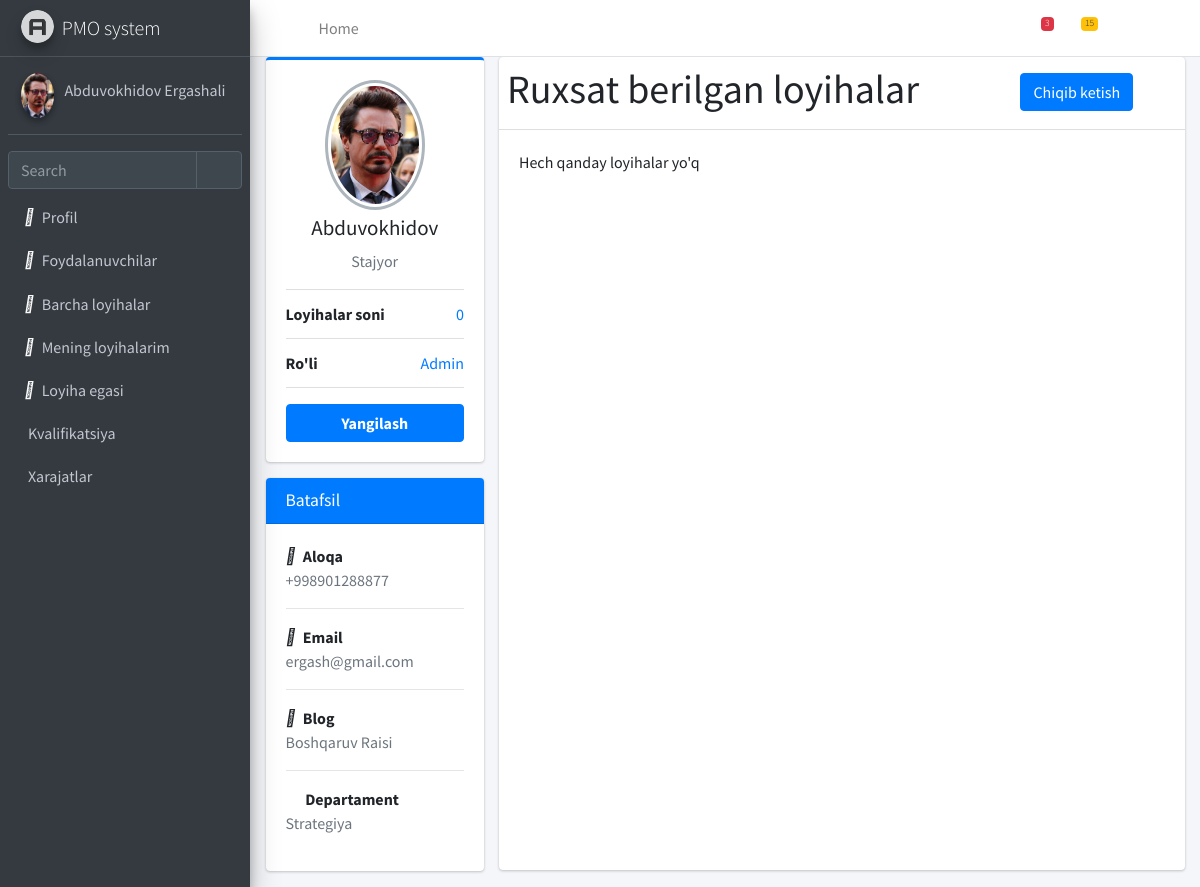
Page /users/profile/ (signed in) on the committed database.
### hodimlar/models.py (models this page shows, shortened)
class User(AbstractUser):
    id = models.UUIDField(primary_key=True, default=uuid.uuid4, editable=False)
    username = models.CharField(max_length=50, unique=True)
    first_name = models.CharField(max_length=100)
    last_name = models.CharField(max_length=100)
    email = models.EmailField(unique=True)
    position = models.CharField(max_length=150)
    role = models.CharField(max_length=150)
    status = models.CharField(max_length=50, default='Active')
    phone = models.CharField(max_length=100)
    avatar = models.ImageField(upload_to='images/',default='human.jpg', max_length=300,blank=True)
    blog = models.CharField(max_length=200, blank=True)
    department = models.CharField(max_length=200,blank=True)
    created_at = models.DateTimeField(auto_now_add=True)
    updated_at = models.DateTimeField(auto_now=True)
    objects = CustomUserManager()
    def get_full_name(self):
        return f"{self.first_name} {self.last_name}"
    def __str__(self):
        return self.username

### hodimlar/views.py (the view)
# urls.py: path('profile/', profileView, name='profile'),
@login_required
def profileView(request):
    if request.user.is_authenticated:
        user = User.objects.get(username=request.user.username)
        print(user)
        return render(request, 'profile.html', {'user': user})

### templates/profile.html
{% extends 'base.html' %}
{% load static %}
{% block content %}
    <section class="content">
        <div class="container-fluid">
            <div class="row">
                <div class="col-md-3">
                    <div class="card card-primary card-outline">
                        <div class="card-body box-profile">
                            <div class="text-center">
                                <img class="profile-user-img img-fluid img-circle"
                                     src="{{ user.avatar.url }}"
                                     alt="User profile picture">
                            </div>
                            <h3 class="profile-username text-center">{{ user.first_name }}</h3>
                            <p class="text-muted text-center">{{ user.position }}</p>
                            <ul class="list-group list-group-unbordered mb-3">
                                <li class="list-group-item">
                                    <b>Loyihalar soni</b> <a class="float-right">0</a>
                                </li>
                                <li class="list-group-item">
                                    <b>Ro'li</b> <a class="float-right">{{ user.role }}</a>
                                </li>
                            </ul>
                            <a href="{% url 'hodimlar:update-user' user.pk %}" class="btn btn-primary btn-block"><b>Yangilash</b></a>
                        </div>
                    </div>
                    <div class="card card-primary">
                        <div class="card-header">
                            <h3 class="card-title">Batafsil</h3>
                        </div>
                        <div class="card-body">
                            <strong><i class="fa-solid fa-phone" style="margin-right: 2%"></i> Aloqa</strong>
                            <p class="text-muted">
                                {{ user.phone }}
                            </p>
                            <hr>
                            <strong><i class="fa-solid fa-envelope" style="margin-right: 2%"></i> Email</strong>
                            <p class="text-muted">{{ user.email }}</p>
                            <hr>
                            <strong><i class="fa-solid fa-building" style="margin-right: 2%"></i> Blog</strong>
                            <p class="text-muted">
                                {{ user.blog }}
                            </p>
                            <hr>
                            <strong><i class="far fa-file-alt mr-1"></i> Departament</strong>
                            <p class="text-muted">{{ user.department }}</p>
                        </div>
                    </div>
                </div>
                <div class="col-md-9">
                    <div class="card" style="height: 98%">
                        <div class="card-header p-2">
                            <div class="row">
                                <div class="col-9">
                                    <h1>Ruxsat berilgan loyihalar</h1>
                                </div>
                                <div class="col-3">
                                    <a class="btn btn-primary mt-2" href="{% url 'hodimlar:logout' %}"> Chiqib ketish</a>
                                </div>
                            </div>
                        </div>
                        <div class="card-body">
                            <div class="tab-content">
                                <div class="active tab-pane" id="activity">
                                    <div>Hech qanday loyihalar yo'q</div>
                                </div>
                            </div>
                        </div>
                    </div>
                </div>
            </div>
        </div>
    </section>
{% endblock content %}

### templates/base.html (shortened to what this page needs)
{% load static %}
{% load filters %}
<!DOCTYPE html>
<html lang="en">
<head>
    <link rel="stylesheet" href="{% static 'plugins/fontawesome-free/css/all.min.css' %}">
    <link href="{% static 'fontawesomefree/css/fontawesome.css' %}" rel="stylesheet">
    <link href="{% static 'fontawesomefree/css/brands.css' %}" rel="stylesheet" type="text/css">
    <link href="{% static 'fontawesomefree/css/solid.css' %}" rel="stylesheet" type="text/css">
    <link rel="stylesheet" href="{% static 'dist/css/adminlte.min.css' %}">
</head>
<body class="hold-transition sidebar-mini">
<div class="wrapper">
    <nav class="main-header navbar navbar-expand navbar-white navbar-light">
        <ul class="navbar-nav">
            <li class="nav-item">
                <a class="nav-link" data-widget="pushmenu" href="#" role="button"><i class="fas fa-bars"></i></a>
            </li>
            <li class="nav-item d-none d-sm-inline-block">
                <a href="{% url 'home' %}" class="nav-link">Home</a>
            </li>
        </ul>
        <ul class="navbar-nav ml-auto">
            <li class="nav-item">
                <a class="nav-link" data-widget="navbar-search" href="#" role="button">
                    <i class="fas fa-search"></i>
                </a>
            </li>
            <li class="nav-item dropdown">
                <a class="nav-link" data-toggle="dropdown" href="#">
                    <i class="far fa-comments"></i>
                    <span class="badge badge-danger navbar-badge">3</span>
                </a>
            </li>
            <li class="nav-item dropdown">
                <a class="nav-link" data-toggle="dropdown" href="#">
                    <span class="badge badge-warning navbar-badge">15</span>
                </a>
            </li>
            <li class="nav-item">
                <a class="nav-link" data-widget="fullscreen" href="#" role="button">
                    <i class="fas fa-expand-arrows-alt"></i>
                </a>
            </li>
            <li class="nav-item">
                <a class="nav-link" data-widget="control-sidebar" data-slide="true" href="#" role="button">
                    <i class="fas fa-th-large"></i>
                </a>
            </li>
        </ul>
    </nav>
    <aside class="main-sidebar sidebar-dark-primary elevation-4">
        <a href="{% url 'home' %}" class="brand-link">
            <img src="{% static 'dist/img/AdminLTELogo.png' %}" alt="Logo"
                 class="brand-image img-circle elevation-3" style="opacity: .8">
            <span class="brand-text font-weight-light">PMO system</span>
        </a>
        <div class="sidebar">
            <div class="user-panel mt-3 pb-3 mb-3 d-flex">
                <div class="image">
                    {% if user.avatar.url %}
                    <img src="{{ user.avatar.url }}" class="img-circle elevation-2"
                         alt="User Image">
                    {% endif %}
                </div>
                <div class="info">
                    <a href="{% url 'hodimlar:profile' %}" class="d-block">{{ user.get_full_name }}</a>
                </div>
            </div>
            <div class="form-inline">
                <div class="input-group" data-widget="sidebar-search">
                    <input class="form-control form-control-sidebar" type="search" placeholder="Search"
                             aria-label="Search">
                    <div class="input-group-append">
                        <button class="btn btn-sidebar">
                            <i class="fas fa-search fa-fw"></i>
                        </button>
                    </div>
                </div>
            </div>
            <nav class="mt-2">
                <ul class="nav nav-pills nav-sidebar flex-column" data-widget="treeview" role="menu"
                    data-accordion="false">
                    <li class="nav-item">
                        <a href="{% url 'hodimlar:profile' %}" class="nav-link">
                            <i class="fa-solid fa-user" style="color: #fafafa;margin-right: 2%"></i>
                            <p>
                                Profil
                            </p>
                        </a>
                    </li>
                    {% if user.role == 'Admin' %}
                                        <li class="nav-item">
                        <a href="{% url 'hodimlar:users' %}" class="nav-link">
                            <i class="fa-solid fa-users" style="color: #fafafa;margin-right: 2%"></i>
                            <p>
                                Foydalanuvchilar
                            </p>
                        </a>
                    </li>
                    {% endif %}
                    <li class="nav-item">
                        <a href="{% url 'all-projects' %}" class="nav-link">
                            <i class="fa-solid fa-file-invoice" style="color: #fafafa;margin-right: 2%"></i>
                            <p>
                                Barcha loyihalar
                            </p>
                        </a>
                    </li>
                    <li class="nav-item">
                        <a href="{% url 'my-projects' %}" class="nav-link">
                            <i class="fa-solid fa-file-contract" style="color: #fafafa;margin-right: 2%"></i>
                            <p>
                                Mening loyihalarim
                            </p>
                        </a>
                    </li>
                    <li class="nav-item">
                        <a href="#" class="nav-link">
                            <i class="fa-solid fa-briefcase" style="color: #fafafa;margin-right: 2%"></i>
                            <p>
                                Loyiha egasi
                            </p>
                        </a>
                    </li>
                    <li class="nav-item">
                        <a href="#" class="nav-link">
                            <p>
                                Kvalifikatsiya
                            </p>
                        </a>
                    </li>
                    <li class="nav-item">
                        <a href="#" class="nav-link">
                            <p>
                                Xarajatlar
                            </p>
                        </a>
                    </li>
                </ul>
            </nav>
        </div>
    </aside>
    <div class="content-wrapper">
        {% block content %}
        {% endblock content %}
    </div>
</div>
</body>
</html>

### rows in the picture
User: avatar (picture), get_full_name "Abduvokhidov Ergashali", first_name "Abduvokhidov", position "Stajyor", role "Admin", phone "+998901288877", email "ergash@gmail.com", blog "Boshqaruv Raisi", department "Strategiya"
